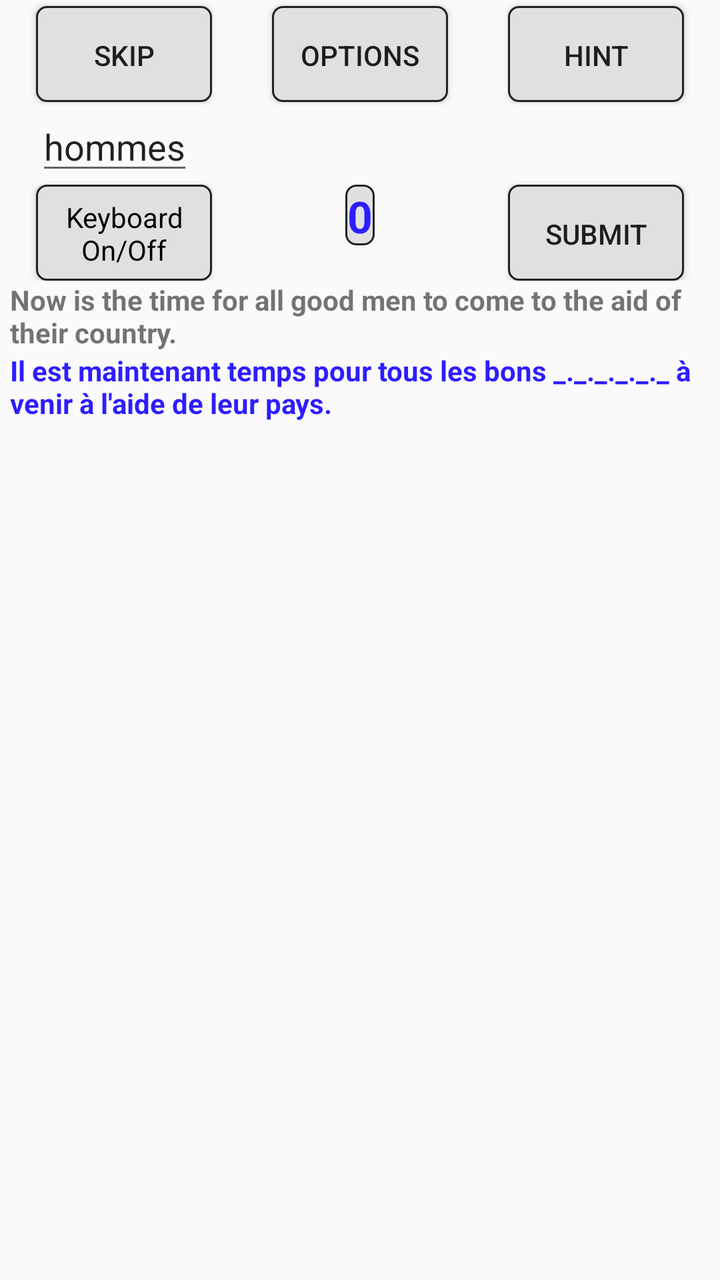
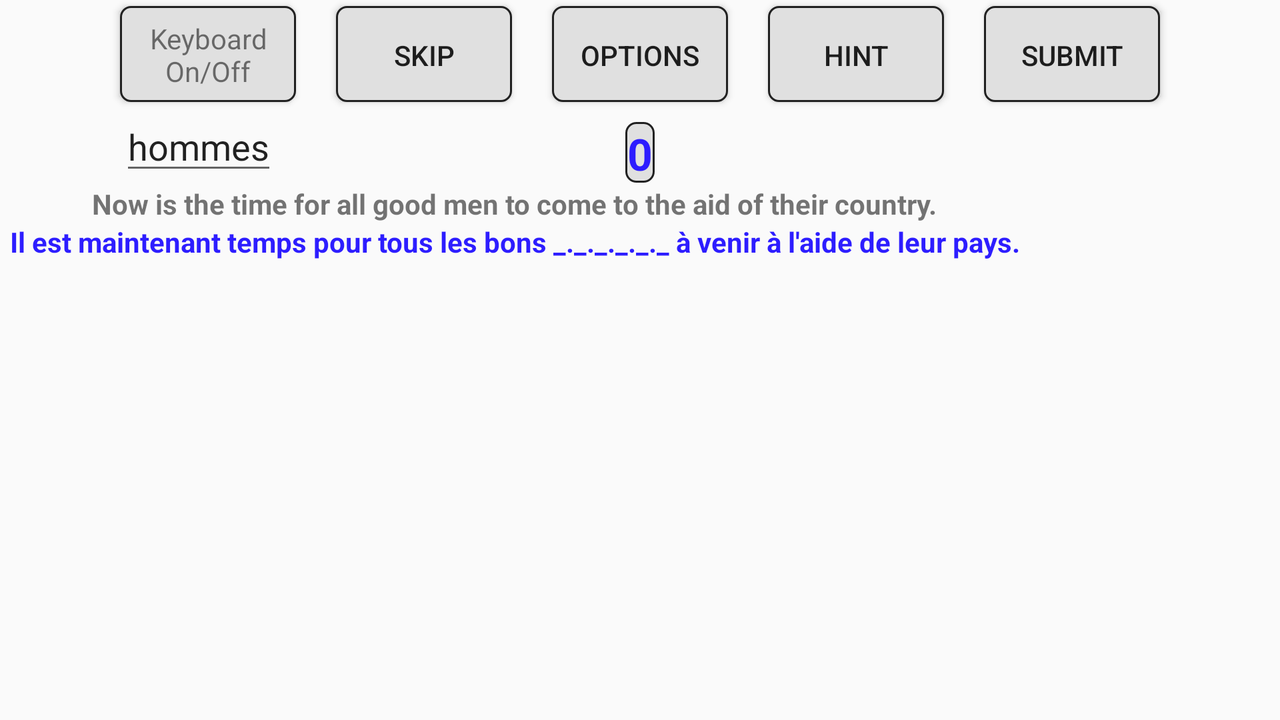

An Android layout and its configuration variant, each rendered on a device that would load it. The default file and the variant file are quoted in full after the pictures.
<!-- AndroidManifest.xml: application theme AppTheme -->
<!-- res/layout/activity_sfib_game.xml -->
<RelativeLayout xmlns:android="http://schemas.android.com/apk/res/android"
    android:layout_width="match_parent"
    android:layout_height="match_parent">

    <RelativeLayout
        android:id="@+id/topLayout"
        android:layout_width="match_parent"
        android:layout_height="wrap_content"
        android:layout_alignParentTop="true">

        <Button
            android:id="@+id/game_sfib_options_button"
            android:layout_width="wrap_content"
            android:layout_height="wrap_content"
            android:layout_centerHorizontal="true"
            android:layout_marginRight="15sp"
            android:layout_marginLeft="15sp"
            android:layout_marginTop="3sp"
            android:background="@drawable/rounded_corner"
            android:text="@string/game_sfib_options_button"
            />
        <Button
            android:id="@+id/game_sfib_hint_button"
            android:layout_width="wrap_content"
            android:layout_height="wrap_content"
            android:layout_toRightOf="@id/game_sfib_options_button"
            android:background="@drawable/rounded_corner"
            android:layout_marginTop="3sp"
            android:layout_marginRight="3sp"
            android:layout_marginLeft="15sp"
            android:text="@string/game_sfib_hint_button"
            />
        <Button
            android:id="@+id/game_sfib_skip_button"
            android:layout_width="wrap_content"
            android:layout_height="wrap_content"
            android:layout_toLeftOf="@id/game_sfib_options_button"
            android:background="@drawable/rounded_corner"
            android:layout_marginTop="3sp"
            android:layout_marginLeft="3sp"
            android:layout_marginRight="15sp"
            android:text="@string/game_sfib_skip_button"
            />


        <EditText
            android:id="@+id/game_sfib_ans"
            android:layout_width="wrap_content"
            android:layout_height="wrap_content"
            android:inputType="textNoSuggestions|textVisiblePassword"
            android:layout_below="@id/game_sfib_options_button"
            android:layout_alignLeft="@id/game_sfib_skip_button"
            android:text="@string/game_sfib_ans"
            />

        <TextView
            android:id="@+id/game_sfib_score"
            android:layout_width="wrap_content"
            android:layout_height="wrap_content"
            android:textColor="#ff2d1dff"
            android:textAppearance="?android:textAppearanceLarge"
            android:textStyle="bold"
            android:layout_below="@id/game_sfib_ans"
            android:gravity="center"
            android:layout_centerHorizontal="true"
            android:background="@drawable/rounded_corner"
            android:text="0"
            />

         <Button
            android:id="@+id/game_sfib_submit_button"
            android:layout_width="wrap_content"
            android:layout_height="wrap_content"
            android:layout_below="@id/game_sfib_ans"
            android:singleLine="true"
            android:layout_alignLeft="@id/game_sfib_hint_button"
            android:layout_alignTop="@id/game_sfib_score"
            android:layout_marginRight="3sp"
            android:background="@drawable/rounded_corner"
            android:text="@string/game_sfib_submit_button"
            />
        <Button
            android:id="@+id/game_sfib_toggle"
            android:layout_width="wrap_content"
            android:layout_height="wrap_content"
            android:layout_below="@id/game_sfib_ans"
            android:textAppearance="?android:textAppearanceSmall"
            android:layout_alignLeft="@id/game_sfib_skip_button"
            android:textColor="#000000"
            android:gravity="center"
            android:background="@drawable/rounded_corner"
            android:text="@string/game_sfib_toggle" />

    </RelativeLayout>

    <ScrollView
        android:layout_below="@id/topLayout"
        android:layout_width="match_parent"
        android:layout_height="match_parent">
        <LinearLayout
            android:layout_width="wrap_content"
            android:layout_height="wrap_content"
            android:orientation="vertical"
            android:gravity="center">

            <TextView
                android:id="@+id/game_sfib_eng_sent"
                android:layout_width="wrap_content"
                android:layout_height="wrap_content"
                android:textAppearance="?android:textAppearanceSmall"
                android:textStyle="bold"
                android:layout_marginRight="5sp"
                android:layout_marginLeft="5sp"
                android:text="@string/game_sfib_eng_sent"/>
             <TextView
                android:id="@+id/game_sfib_for_sent"
                android:layout_width="wrap_content"
                android:layout_height="wrap_content"
                android:textColor="#ff2d1dff"
                android:textAppearance="?android:textAppearanceSmall"
                android:textStyle="bold"
                android:layout_marginRight="5sp"
                android:layout_marginLeft="5sp"
                android:text="@string/game_sfib_for_sent_blank"/>

        </LinearLayout>
    </ScrollView>

</RelativeLayout>
<!-- resources referenced by this layout -->
<resources>
  <!-- drawable rounded_corner (drawable) -->
  <?xml version="1.0" encoding="utf-8"?>
  
  <shape xmlns:android="http://schemas.android.com/apk/res/android" >
      <stroke
          android:width="1sp"
          android:color="#212121" />
  
      <solid android:color="#E0E0E0" />
  
      <padding
          android:left="1sp"
          android:right="1sp"
          android:top="1sp" />
  
      <corners android:radius="5sp" />
  </shape>
  <string name="game_sfib_ans">hommes</string>
  <string name="game_sfib_eng_sent">Now is the time for all good men to come to the aid of their country.</string>
  <string name="game_sfib_for_sent_blank">
          Il est maintenant temps pour tous les bons _._._._._._ à venir à l\'aide de leur pays.</string>
  <string name="game_sfib_hint_button">Hint</string>
  <string name="game_sfib_options_button">Options</string>
  <string name="game_sfib_skip_button">Skip</string>
  <string name="game_sfib_submit_button">Submit</string>
  <string name="game_sfib_toggle">Keyboard\nOn/Off</string>
  <style name="AppTheme" parent="Theme.AppCompat.Light.DarkActionBar">
          
      </style>
</resources>
<!-- res/layout-land/activity_sfib_game.xml (the repository's variant of the layout above) -->
<!-- drawn on the phone turned sideways -->
<RelativeLayout xmlns:android="http://schemas.android.com/apk/res/android"
    android:layout_width="match_parent"
    android:layout_height="match_parent">

    <RelativeLayout
        android:id="@+id/topLayout"
        android:layout_width="match_parent"
        android:layout_height="wrap_content"
        android:layout_alignParentTop="true">

        <Button
            android:id="@+id/game_sfib_toggle"
            android:layout_width="wrap_content"
            android:layout_height="wrap_content"
            android:layout_toLeftOf="@id/game_sfib_skip_button"
            android:textAppearance="?android:textAppearanceSmall"
            android:layout_marginTop="3sp"
            android:layout_marginRight="10sp"
            android:layout_marginLeft="10sp"
            android:background="@drawable/rounded_corner"
            android:text="@string/game_sfib_toggle" />

        <Button
            android:id="@+id/game_sfib_options_button"
            android:layout_width="wrap_content"
            android:layout_height="wrap_content"
            android:layout_centerHorizontal="true"
            android:layout_marginTop="3sp"
            android:layout_marginRight="10sp"
            android:layout_marginLeft="10sp"
            android:background="@drawable/rounded_corner"
            android:text="@string/game_sfib_options_button"
            />
        <Button
            android:id="@+id/game_sfib_hint_button"
            android:layout_width="wrap_content"
            android:layout_height="wrap_content"
            android:layout_toRightOf="@id/game_sfib_options_button"
            android:background="@drawable/rounded_corner"
            android:layout_marginTop="3sp"
            android:layout_marginRight="10sp"
            android:layout_marginLeft="10sp"
            android:text="@string/game_sfib_hint_button"
            />

        <Button
            android:id="@+id/game_sfib_submit_button"
            android:layout_width="wrap_content"
            android:layout_height="wrap_content"
            android:singleLine="true"
            android:layout_toRightOf="@id/game_sfib_hint_button"
            android:layout_marginTop="3sp"
            android:layout_marginRight="10sp"
            android:layout_marginLeft="10sp"
            android:background="@drawable/rounded_corner"
            android:text="@string/game_sfib_submit_button"
            />

        <Button
            android:id="@+id/game_sfib_skip_button"
            android:layout_width="wrap_content"
            android:layout_height="wrap_content"
            android:layout_toLeftOf="@id/game_sfib_options_button"
            android:background="@drawable/rounded_corner"
            android:layout_marginTop="3sp"
            android:layout_marginRight="10sp"
            android:layout_marginLeft="10sp"
            android:text="@string/game_sfib_skip_button"
            />

        <EditText
            android:id="@+id/game_sfib_ans"
            android:layout_width="wrap_content"
            android:layout_height="wrap_content"
            android:inputType="textNoSuggestions|textVisiblePassword"
            android:layout_below="@id/game_sfib_options_button"
            android:layout_alignLeft="@id/game_sfib_toggle"
            android:text="@string/game_sfib_ans"
            />

        <TextView
            android:id="@+id/game_sfib_score"
            android:layout_width="wrap_content"
            android:layout_height="wrap_content"
            android:textColor="#ff2d1dff"
            android:textAppearance="?android:textAppearanceLarge"
            android:textStyle="bold"
            android:layout_below="@id/game_sfib_options_button"
            android:layout_marginTop="10sp"
            android:gravity="center"
            android:layout_centerHorizontal="true"
            android:background="@drawable/rounded_corner"
            android:text="0"
            />

    </RelativeLayout>

    <ScrollView
        android:layout_below="@id/topLayout"
        android:layout_width="match_parent"
        android:layout_height="match_parent">
        <LinearLayout
            android:layout_width="wrap_content"
            android:layout_height="wrap_content"
            android:orientation="vertical"
            android:gravity="center">

            <TextView
                android:id="@+id/game_sfib_eng_sent"
                android:layout_width="wrap_content"
                android:layout_height="wrap_content"
                android:textAppearance="?android:textAppearanceSmall"
                android:textStyle="bold"
                android:layout_marginRight="5sp"
                android:layout_marginLeft="5sp"
                android:text="@string/game_sfib_eng_sent"/>
             <TextView
                android:id="@+id/game_sfib_for_sent"
                android:layout_width="wrap_content"
                android:layout_height="wrap_content"
                android:textColor="#ff2d1dff"
                android:textAppearance="?android:textAppearanceSmall"
                android:textStyle="bold"
                android:layout_marginRight="5sp"
                android:layout_marginLeft="5sp"
                android:text="@string/game_sfib_for_sent_blank"/>

        </LinearLayout>
    </ScrollView>

</RelativeLayout>
